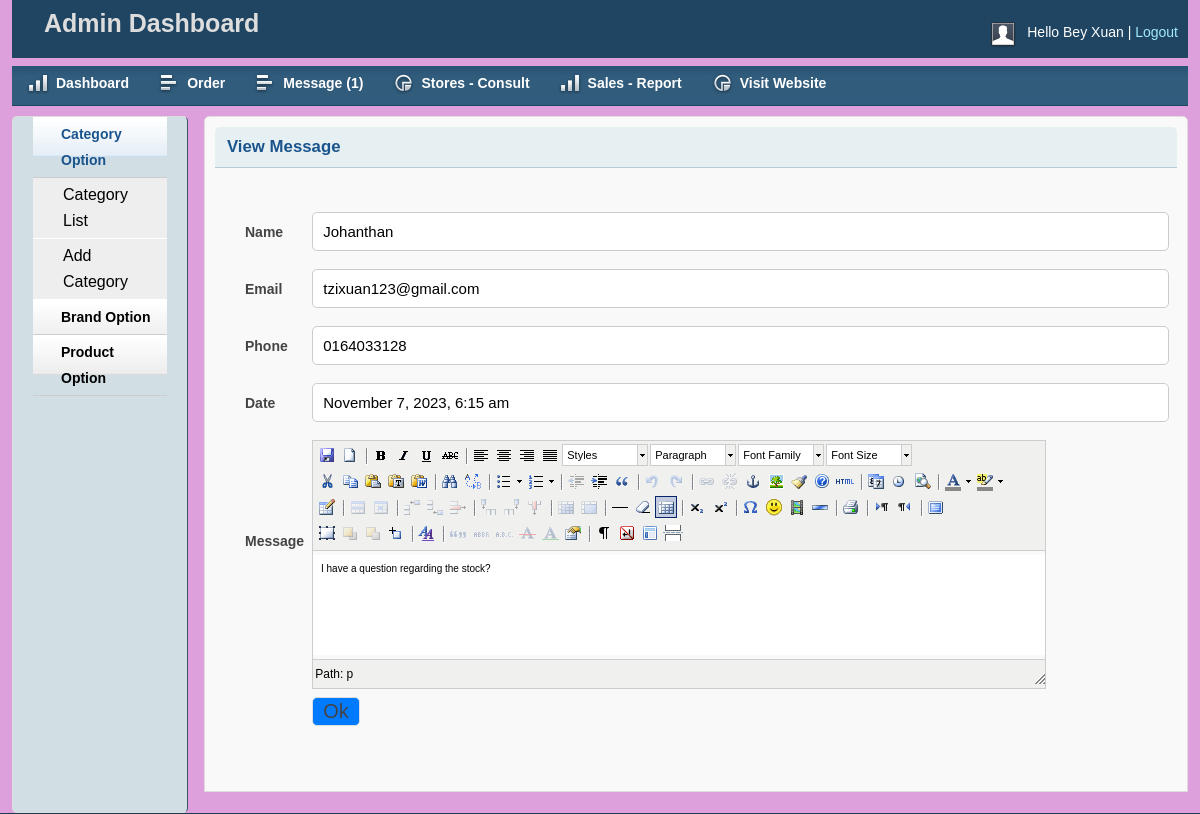
Screenshot of /admin/viewmsg.php?msgid=10 (signed in) with the database file from the repository.
### tables this page shows
CREATE TABLE `tbl_contact` (
  `id` int(11) NOT NULL,
  `name` varchar(255) NOT NULL,
  `email` varchar(255) NOT NULL,
  `contact` varchar(255) NOT NULL,
  `message` text NOT NULL,
  `status` int(11) NOT NULL DEFAULT 0,
  `date` timestamp NOT NULL DEFAULT current_timestamp()
);

### lib/Database.php (called while the page is built, shortened)
<?php
Class Database{
 public $host   = DB_HOST;
 public $user   = DB_USER;
 public $pass   = DB_PASS;
 public $dbname = DB_NAME;
 public $link;
private function connectDB(){
 $this->link = new mysqli($this->host, $this->user, $this->pass,
  $this->dbname);
 }
public function select($query){
  $result = $this->link->query($query) or
   die($this->link->error.__LINE__);
  if($result->num_rows > 0){
    return $result;
  } else {
    return false;
  }
 }
}

### helpers/Formate.php (called while the page is built, shortened)
<?php
class Format{
 public function formatDate($date){
  return date('F j, Y, g:i a', strtotime($date));
 }
}
?>

### admin/viewmsg.php (the view, shortened to what this page needs)
<?php include 'inc/header.php'; ?>
<?php include 'inc/sidebar.php'; ?>
<?php
if (!isset($_GET['msgid']) || $_GET['msgid'] == NULL) {
   echo "<script>window.location='inbox.php';</script>";
} else {
    $id = $_GET['msgid'];
}
 ?>
        <div class="grid_10">
            <div class="box round first grid">
                <h2>View Message</h2>
                <div class="block">
                 <form action="" method="post" >
             <?php
            $query = "select * from tbl_contact where id='$id'";
            $msg = $db->select($query);
            if ($msg) {
            while ($result = $msg->fetch_assoc()) {
           ?>
                    <table class="form">
                <tr>
                    <td>
                        <label>Name</label>
                    </td>
                    <td>
                        <input type="text" readonly value="<?php echo $result['name'];?>" class="medium" />
                    </td>
                </tr>
                        <tr>
                            <td>
                                <label>Email</label>
                            </td>
                            <td>
                                <input type="text" readonly value="<?php echo $result['email'];?>" class="medium" />
                            </td>
                        </tr>
                        <tr>
                            <td>
                                <label>Phone</label>
                            </td>
                            <td>
                                <input type="text" readonly value="<?php echo $result['contact'];?>" class="medium" />
                            </td>
                        </tr>
                        <tr>
                            <td>
                                <label>Date</label>
                            </td>
                            <td>
                                <input type="text" readonly value="<?php echo $fm->formatDate($result['date']);?>" class="medium" />
                            </td>
                        </tr>
                        <tr>
                            <td>
                                <label>Message</label>
                            </td>
                            <td>
                            </td>
                        </tr>
                        <tr>
                            <td></td>
                            <td>
                                <input type="submit" name="submit" Value="Ok" />
                            </td>
                        </tr>
                    </table>
                    <?php } } ?>
                    </form>
                </div>
            </div>
        </div>
 <?php include 'inc/footer.php'; ?>

### admin/css/text.css (style rules this page uses)
body { font: 13px/1.5 Tahoma, Helvetica, Arial, 'Liberation Sans', FreeSans, sans-serif; }
h2 { font-size: 23px; }
p, dl, hr, h1, h2, h3, h4, h5, h6, ol, ul, pre, table, address, fieldset { margin-bottom: 20px; }

### admin/css/grid.css (style rules this page uses)
.grid_1, .grid_2, .grid_3, .grid_4, .grid_5, .grid_6, .grid_7, .grid_8, .grid_9, .grid_10, .grid_11, .grid_12, .grid_13, .grid_14, .grid_15, .grid_16 { display: inline; float: left; margin-left: 1%; margin-right: 1%; }
.container_12 .grid_10 { width: 81.333%; }

### admin/css/layout.css (style rules this page uses)
body { background: #fff none repeat scroll 0 0; color: #444; font-size: 14px; padding: 0; }
h1, h2, h3, h4, h5, h6 { line-height:1.2em; margin-bottom:.3em; }
h2 { margin-top:1em; }
.box { background:#fff; margin-bottom:20px; padding:10px 10px 10px 10px; margin-left:-8px; }
.box.grid { padding-bottom:40px; }
.box.round { -moz-border-radius: 5px 5px 0px 0px; -webkit-border-radius: 5px 5px 0px 0px; border-radius: 5px 5px 0px 0px; }
.box h2 { font-size:1.2em; font-weight:bold; color:#1B548D; background:#E6F0F3; margin:-10px -10px 0 -10px; padding:10px 12px; border-bottom:1px solid #B3CBD6; -moz-border-radius: 5px 5px 0px 0px; -webkit-border-radius: 5px 5px 0px 0px; border-radius: 5px 5px 0px 0px; }
.box.first { min-height: 406px; }
.block { padding-top:20px; }
table.form { width:100%; }
table.form td { padding:4px 0px; }
table.form label { font-weight:bold; }
table.form input, table.form select { font-size: 15px; padding: 4px 4px 5px 4px; border-top: 1px solid #b3b3b3; border-left: 1px solid #b3b3b3; border-right: 1px solid #eaeaea; border-bottom: 1px solid #eaeaea; }
table.form input[type="submit"] { border: 1px solid #ddd; color: #444; cursor: pointer; font-size: 20px; padding: 2px 10px; }
input.medium { width: 55%; }
.block { padding-bottom:1px; }

### admin/js/tiny-mce/themes/advanced/skins/default/content.css (style rules this page uses)
body, td, pre { color:#000; font-family:Verdana, Arial, Helvetica, sans-serif; font-size:10px; margin:8px; }
body { background:#FFF; }
h2 { font-size: 1.5em }
table, img, hr, .mceItemAnchor { cursor:default }
table td, table th { cursor:text }

### admin/viewmsg.php (style rules this page uses)
.box { background: #f9f9f9; padding: 20px; border: 1px solid #ddd; border-radius: 5px; }
.block { margin: 20px; }
.form { width: 70%; margin: 0 auto; }
.form label { display: block; font-weight: bold; }
.form input[type="text"], .form textarea { width: 100%; padding: 10px; border: 1px solid #ccc; border-radius: 5px; margin-bottom: 10px; }
.form input[type="submit"] { background: #007bff; color: #fff; border: none; padding: 10px 20px; border-radius: 5px; cursor: pointer; }

### rows the page displays
tbl_contact: name "Johanthan", email "tzixuan123@gmail.com", contact "0164033128", date "November 7, 2023, 6:15 am"

### other values shown
Session::get('adminName') "Bey Xuan"
$count "1"
